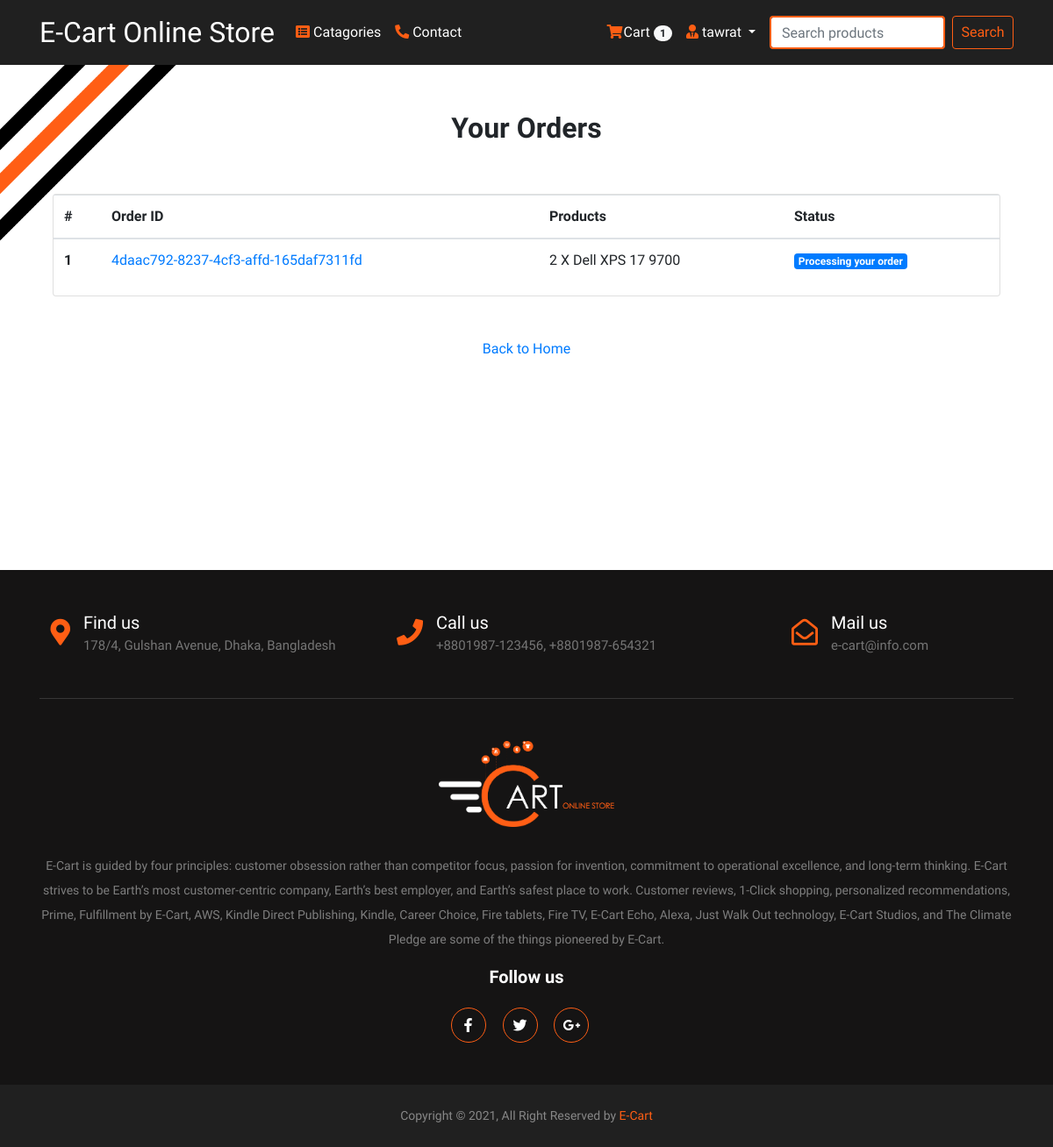
/payment/orders/ (signed in), run on the app's committed database.
### App_Login/models.py (models this page shows, shortened)
class User(AbstractBaseUser, PermissionsMixin):
    email = models.EmailField(unique=True, null=False)
    is_staff = models.BooleanField(
        ugettext_lazy('staff status'),
        default=False,
        help_text=ugettext_lazy('Designated whether the user can log in this site')
    )
    is_active = models.BooleanField(
        ugettext_lazy('active'),
        default=True,
        help_text=ugettext_lazy('Designated whether the user should be treated as active. Unselect this instead of deleting account')
    )
    USERNAME_FIELD = 'email'
    objects = MyUserManager()

class Profile(models.Model):
    user = models.OneToOneField(User, on_delete=models.CASCADE, related_name='profile')
    username = models.CharField(max_length=200, blank=True)
    full_name = models.CharField(max_length=200, blank=True)
    address_1 = models.TextField(max_length=300, blank=True)
    city = models.CharField(max_length=40, blank=True)
    zipcode = models.CharField(max_length=10, blank=True)
    country = models.CharField(max_length=50, blank=True)
    phone = models.CharField(max_length=20, blank=True)
    date_joined = models.DateTimeField(auto_now_add=True)

### App_Order/models.py (models this page shows, shortened)
class Order(models.Model):
    orderitems = models.ManyToManyField(Cart)
    user = models.ForeignKey(settings.AUTH_USER_MODEL, on_delete=models.CASCADE)
    ordered = models.BooleanField(default=False)
    created = models.DateTimeField(auto_now_add = True)
    paymentID = models.CharField(max_length=264, blank=True, null=True)
    orderID = models.CharField(max_length=264, blank=True, null=True)

class Cart(models.Model):
    user = models.ForeignKey(settings.AUTH_USER_MODEL, on_delete=models.CASCADE, related_name='cart')
    item = models.ForeignKey(Product, on_delete=models.CASCADE)
    quantity = models.IntegerField(default=1)
    purchased = models.BooleanField(default=False)
    created = models.DateTimeField(auto_now_add=True)
    updated = models.DateTimeField(auto_now=True)
    def __str__(self):
        return f'{self.quantity} X {self.item}'

### App_Shop/models.py (models this page shows)
class Product(models.Model):
    mainimage = models.ImageField(upload_to='Products')
    name = models.CharField(max_length=300)
    product_quantity = models.IntegerField(default = True, null=False)
    category = models.ForeignKey(Category, on_delete=models.CASCADE, related_name='category')
    preview_text = models.TextField(max_length=200, verbose_name = "preview Text")
    detail_text = models.TextField(max_length=1000, verbose_name = 'Description')
    price = models.FloatField()
    old_price = models.FloatField(default=0.00)
    created = models.DateTimeField(auto_now_add=True)
    def __str__(self):
        return self.name
    class Meta:
        ordering = ['-created',]

### App_Payment/views.py (the view)
# urls.py: path('orders/', views.order_view, name='orders'),
@login_required
def order_view(request):
    try:
        orders = Order.objects.filter(user=request.user, ordered=True)
        context = {'orders':orders}
    except:
        messages.warning(request, "You do not have any active order!")
        return redirect("App_Shop:home")
    return render(request, "App_Payment/order.html", context)

### App_Order/templatetags/cart_tag.py (called while the page is built)
@register.filter
def cart_total(user):
    order = Order.objects.filter(user=user, ordered=False)
    if order.exists():
        return order[0].orderitems.count()
    else:
        return 0

### templates/App_Payment/order.html
{% extends 'base.html' %}
{% block body_block %}
<div class="container mt-5">
  <h2 class="text-center"> <strong>Your Orders</strong> </h2>
  <div class="row">
    <div class="col-md-12">
      <div class="card mt-5" style="height: auto">
        <div class="table-responsive">
          <table class="table">
            <thead>
              <tr>
                <th scope="col">#</th>
                <th scope="col">Order ID</th>
                <th scope="col">Products</th>
                <th scope="col">Status</th>
              </tr>
            </thead>
            <tbody>
              {% for order in orders %}
              <tr>
                <th scope="row">{{ forloop.counter }}</th>
                <td> <a href="#">{{ order.orderID }}</a></td>
                <td>
                  {% for item in order.orderitems.all %} {{item}} <br> {% endfor %}
                </td>
                <td> <span class="badge badge-primary">Processing your order</span> </td>
              </tr>
              {% endfor %}
            </tbody>
          </table>
        </div>
      </div>
    </div>
    <div class="col-md-12 my-5 text-center">
      <a href="{% url 'App_Shop:home' %}">Back to Home</a>
    </div>
  </div>
</div>
{% endblock %}

### templates/navbar.html (shortened to what this page needs)
{% load cart_tag %}
<nav class="navbar navbar-expand-lg navbar-dark sticky-top" style="background-color: #202020;">
  <div class="container">
    <a href="{% url 'App_Shop:home' %}" class="navbar-brand">E-Cart Online Store</a>
    <div class="collapse navbar-collapse" id="navbarNav">
      <ul class="navbar-nav mr-auto">
      <li class="nav-item dropdown">
          <a class="nav-link dropdown" id="navbarNavDropdown" data-toggle="dropdown" href="#" role="button" aria-haspopup="true" aria-expanded="false"><span style="color:#ff5e14"><i class="fa fa-list-alt" aria-hidden="true"></i></span> Catagories</a>
      </li>
      <li class="nav-item">
        <a href="#footer" class="nav-link" id="navbarNav"><span style="color:#ff5e14">
            <i class="fas fa-phone-alt"></i></span> Contact
        </a>
      </li>
      </ul>
    </div>
    <div class="collapse navbar-collapse" id="navbarNav">
      <ul class="navbar-nav ml-auto">
        {% if request.user.is_authenticated %}
        <li class="nav-item">
          <a href="{% url 'App_Order:cart' %}" class="nav-link">
              <i class="fa fa-shopping-cart" style="color:#ff5e14; padding-right:1px;"></i><span class="cart_design">Cart</span>
              <span class="badge badge-pill badge-light">{{ request.user | cart_total }}</span>
          </a>
        </li>
        <li class="nav-item dropdown">
            <a class="nav-link dropdown-toggle" id="navbarNavDropdown" data-toggle="dropdown" href="#" role="button" aria-haspopup="true" aria-expanded="false"> <i class="fas fa-user-tie" style="color:#ff5e14;"></i> {{request.user.profile.username}} </a>
        </li>
        {% else %}
        <li class="nav-item"> <a href="{% url 'App_Login:login' %}"> <button class="btn-login" type="button" name="login">Login</button> </a></li>
        {% endif %}
      </ul>
      <form action="{% url 'App_Shop:search_items' %}" method="POST" class="form-inline my-2 my-lg-0">
      <input class="form-control mr-sm-2" type="search" placeholder="Search products" aria-label="Search" name="searched" style="margin-left:8px; width:200px; border:2px solid #ff5e14">
      <button class="btn-search" type="submit">Search</button>
    </form>
    </div>
  </div>
</nav>

### templates/base.html (style rules this page uses)
body { background-image : url("/media/ecart.jpg"); background-size: 100%; background-repeat: no-repeat; font-family: 'Ubuntu', sans-serif; }
.card { height: 350px; }

### templates/navbar.html (style rules this page uses)
.container .navbar-brand { font-size: 2em; transition: .4s; }
.container .btn-search { color: #ff5e14; height: 38px; width: 70px; background:transparent; border: 1px solid #ff5e14; border-radius: 4px; transition: .4s; }
.container #navbarNavDropdown, .container #navbarNav { color: white; transition: .4s; }
.cart_design { color: white; transition: .4s; }

### templates/footer.html (style rules this page uses)
ul { margin: 0px; padding: 0px; }

### data on the page
User: user|cart_total "1", user.profile.username "tawrat"
Order: orderID "4daac792-8237-4cf3-affd-165daf7311fd"
Cart: quantity+item "2 X Dell XPS 17 9700"
